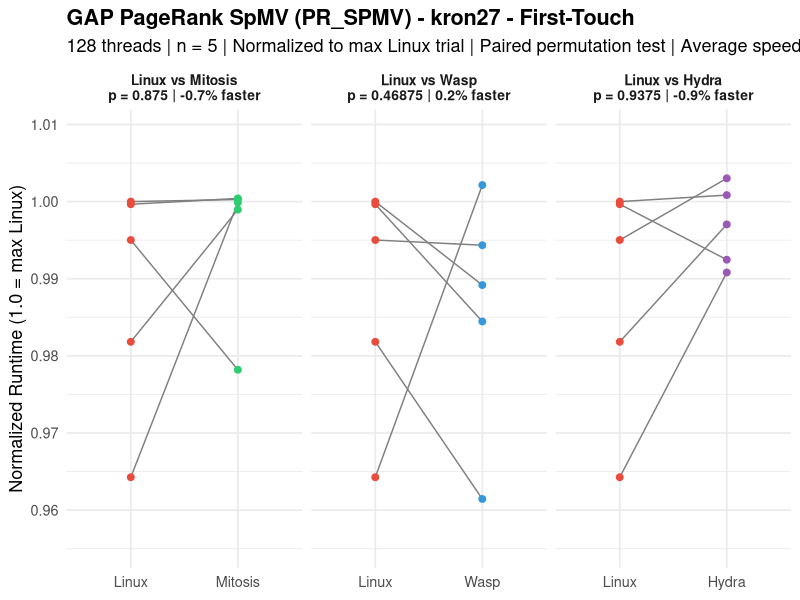
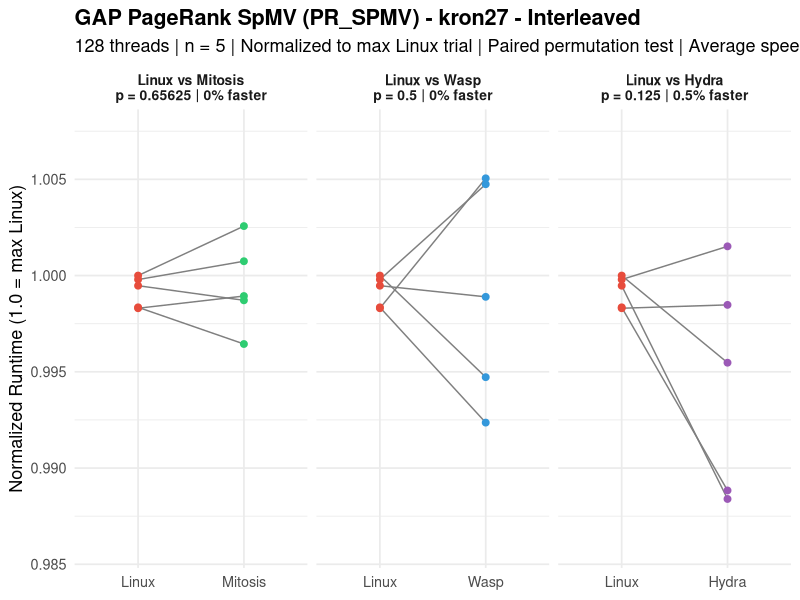
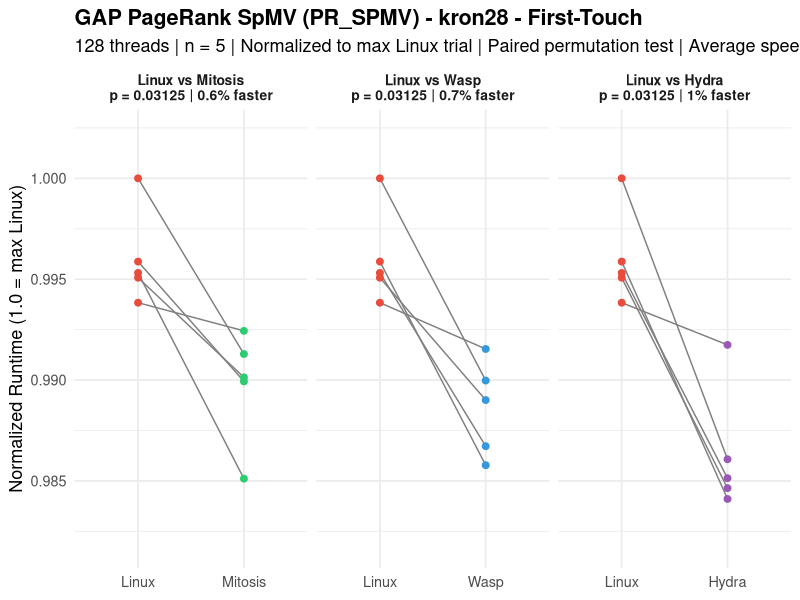
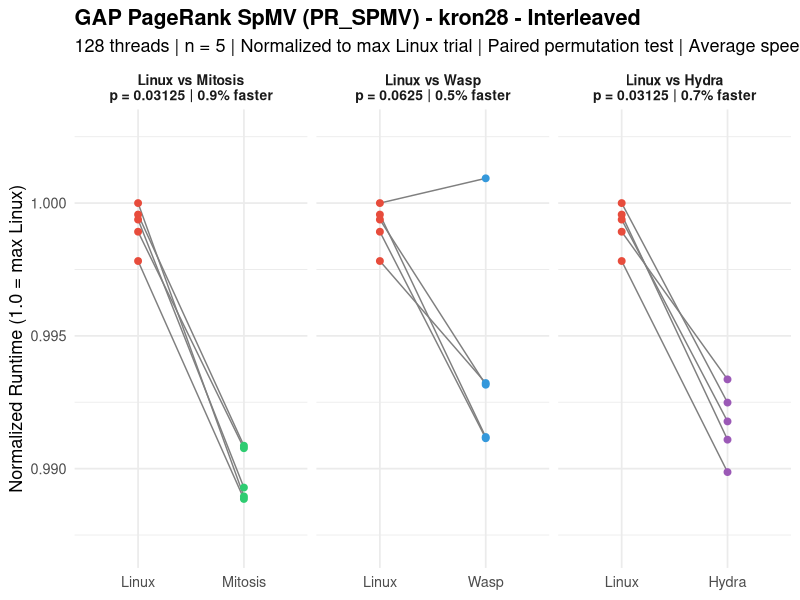
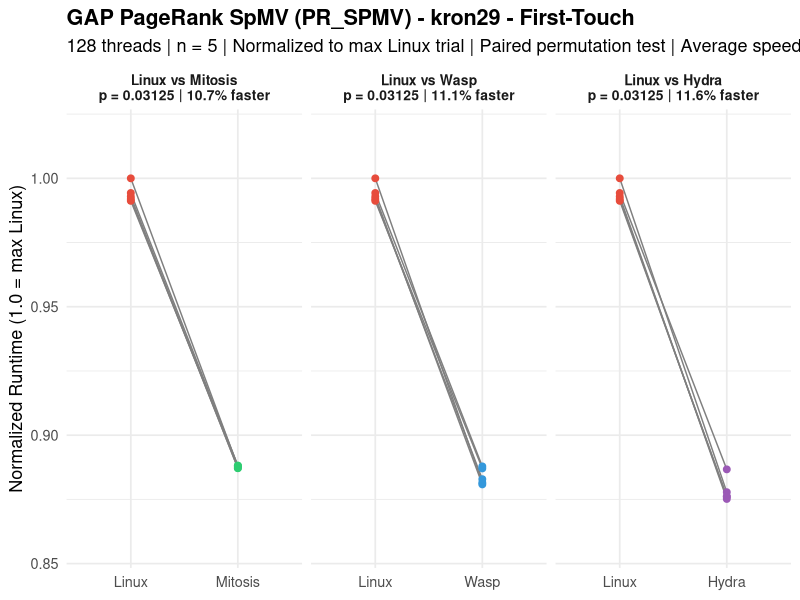
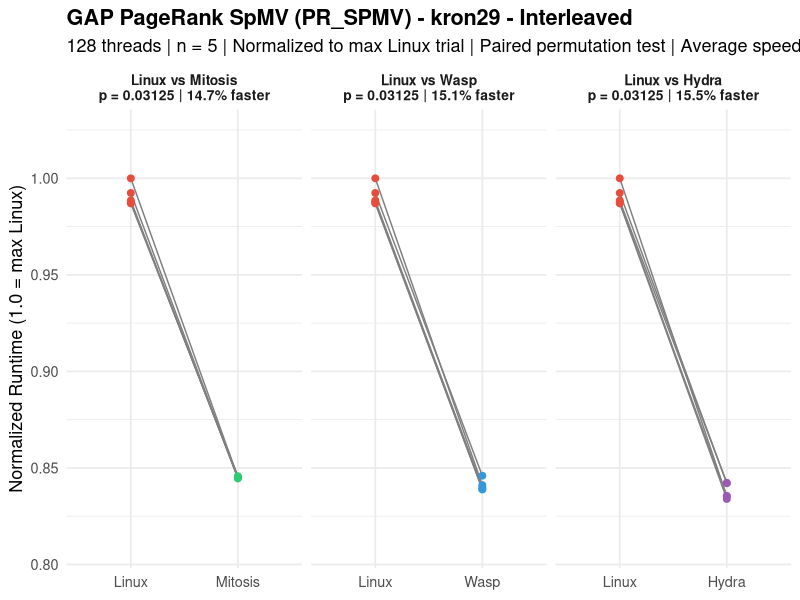
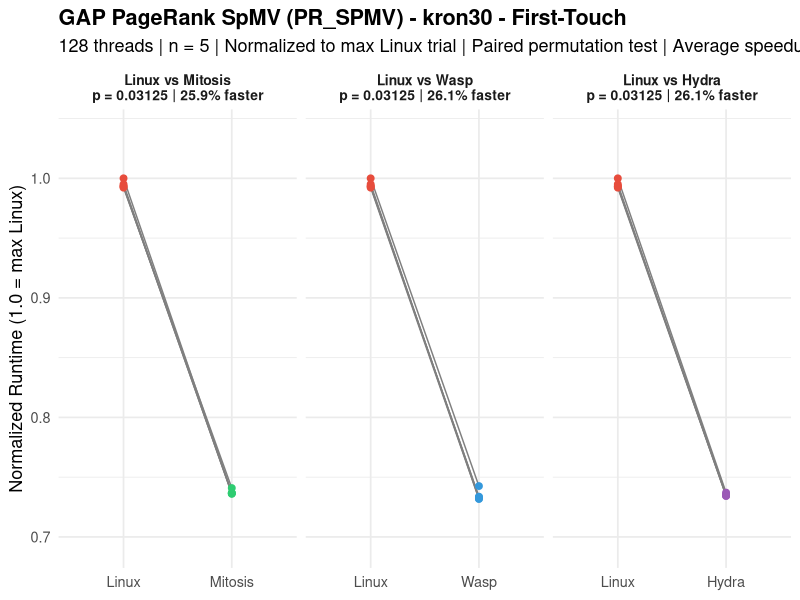
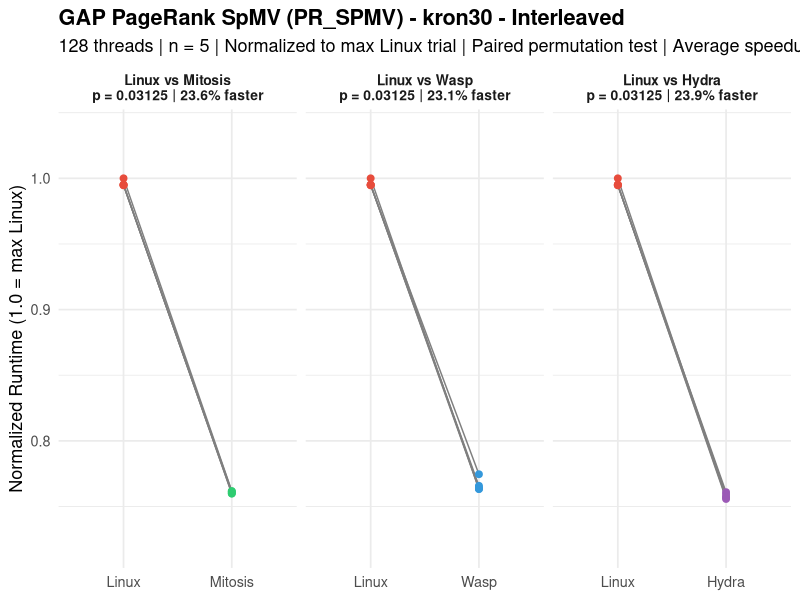

R code for these plots, in order:
###############################################################################
###                              pr_spmv.R                                  ###
###############################################################################

library(ggplot2)

# =============================================================================
# RAW DATA: Trial Times (seconds) – PageRank Sparse Matrix-Vector Multiplication
# Benchmark, 128 threads, n=5, repl_order_9 for hydra
# Source: rawdata.txt
# =============================================================================

data <- list(
  # --- LINUX First-Touch ---
  linux_ft_kron27  = c(5.60689, 5.78571, 5.81468, 5.81268, 5.70899),
  linux_ft_kron28  = c(12.00335, 12.02797, 12.02118, 12.07782, 12.01830),
  linux_ft_kron29  = c(30.82341, 30.78010, 30.72806, 30.75000, 31.00027),
  linux_ft_kron30  = c(80.65777, 80.26017, 80.12596, 80.02661, 80.11251),
  linux_ft_uni27   = c(6.12160, 6.13390, 6.12099, 6.11091, 6.05486),
  linux_ft_uni28   = c(11.82064, 11.83728, 11.83113, 11.81247, 11.82084),
  linux_ft_uni29   = c(28.52539, 28.51833, 28.48190, 28.48557, 28.45805),
  linux_ft_uni30   = c(71.96063, 71.97437, 71.93255, 71.95810, 71.91793),
  linux_ft_twitter = c(4.97456, 4.95015, 4.99015, 4.92900, 4.92827),
  linux_ft_web     = c(2.42009, 2.40084, 2.40088, 2.44765, 2.40095),
  linux_ft_road    = c(0.16269, 0.15891, 0.15537, 0.17054, 0.15079),
  
  # --- LINUX Interleaved ---
  linux_il_kron27  = c(5.51888, 5.51711, 5.52002, 5.51091, 5.51065),
  linux_il_kron28  = c(11.91265, 11.88666, 11.90524, 11.90750, 11.89980),
  linux_il_kron29  = c(31.87374, 31.69995, 31.74806, 32.11746, 31.72002),
  linux_il_kron30  = c(76.13552, 76.17279, 76.54586, 76.16650, 76.16241),
  linux_il_uni27   = c(5.86524, 5.85108, 5.83931, 5.85822, 5.85546),
  linux_il_uni28   = c(11.81841, 11.81925, 11.81216, 11.80873, 11.81934),
  linux_il_uni29   = c(26.92574, 26.92700, 26.95309, 26.98423, 26.98245),
  linux_il_uni30   = c(71.82716, 71.82346, 71.82341, 71.79665, 71.92331),
  linux_il_twitter = c(4.65366, 4.67529, 4.60192, 4.71304, 4.65536),
  linux_il_web     = c(1.52335, 1.52597, 1.52236, 1.53895, 1.52249),
  linux_il_road    = c(0.16916, 0.16413, 0.15742, 0.15640, 0.15765),
  
  # --- MITOSIS Replicated ---
  mitosis_ft_kron27  = c(5.81398, 5.68789, 5.81626, 5.81711, 5.80863),
  mitosis_ft_kron28  = c(11.98649, 11.95624, 11.89802, 11.97262, 11.95867),
  mitosis_ft_kron29  = c(27.53284, 27.50132, 27.53214, 27.50369, 27.52192),
  mitosis_ft_kron30  = c(59.44022, 59.40710, 59.36535, 59.75903, 59.40309),
  mitosis_ft_uni27   = c(6.12154, 6.13060, 6.10742, 6.07150, 6.13219),
  mitosis_ft_uni28   = c(11.80627, 11.80254, 11.82123, 11.81172, 11.81128),
  mitosis_ft_uni29   = c(26.17962, 26.18585, 26.18422, 26.18145, 26.19539),
  mitosis_ft_uni30   = c(54.99734, 55.00058, 54.99837, 55.00940, 54.99479),
  mitosis_ft_twitter = c(5.02839, 5.06497, 4.71827, 5.11537, 5.01923),
  mitosis_ft_web     = c(2.41304, 2.40009, 2.48159, 2.47481, 2.42221),
  mitosis_ft_road    = c(0.19288, 0.16107, 0.15812, 0.16109, 0.15713),
  
  # --- MITOSIS Replicated+Interleaved ---
  mitosis_il_kron27  = c(5.52413, 5.51292, 5.53421, 5.50039, 5.51415),
  mitosis_il_kron28  = c(11.78106, 11.77991, 11.78503, 11.80380, 11.80268),
  mitosis_il_kron29  = c(27.12448, 27.16264, 27.13283, 27.14744, 27.14153),
  mitosis_il_kron30  = c(58.23553, 58.16370, 58.31293, 58.28844, 58.17426),
  mitosis_il_uni27   = c(5.88081, 5.90496, 5.89437, 5.88464, 5.89438),
  mitosis_il_uni28   = c(11.67146, 11.66270, 11.65296, 11.65517, 11.66035),
  mitosis_il_uni29   = c(25.85110, 25.85924, 25.85000, 25.84797, 25.85031),
  mitosis_il_uni30   = c(54.37594, 54.36054, 54.36599, 54.37121, 54.38199),
  mitosis_il_twitter = c(4.68412, 4.62787, 4.57398, 4.57202, 4.49785),
  mitosis_il_web     = c(1.51157, 1.52274, 1.51141, 1.52291, 1.51341),
  mitosis_il_road    = c(0.16513, 0.16168, 0.15689, 0.15482, 0.16831),
  
  # --- WASP First-Touch ---
  wasp_ft_kron27  = c(5.82713, 5.78179, 5.75176, 5.72431, 5.59051),
  wasp_ft_kron28  = c(11.97564, 11.90606, 11.91744, 11.95674, 11.94507),
  wasp_ft_kron29  = c(27.52359, 27.30616, 27.49892, 27.36940, 27.32729),
  wasp_ft_kron30  = c(59.89252, 59.04356, 59.17673, 59.02133, 59.14508),
  wasp_ft_uni27   = c(6.03473, 6.05302, 6.03953, 6.06835, 6.06464),
  wasp_ft_uni28   = c(11.76820, 11.75971, 11.75464, 11.76930, 11.79352),
  wasp_ft_uni29   = c(26.03695, 25.99559, 25.99863, 25.99930, 26.03974),
  wasp_ft_uni30   = c(55.52143, 54.79505, 54.75044, 54.81669, 54.76377),
  wasp_ft_twitter = c(4.95477, 4.96732, 5.04555, 4.81333, 5.01345),
  wasp_ft_web     = c(2.39412, 2.36668, 2.45227, 2.40624, 2.46916),
  wasp_ft_road    = c(0.16689, 0.18125, 0.15231, 0.15215, 0.15709),
  
  # --- WASP Interleaved ---
  wasp_il_kron27  = c(5.54621, 5.51392, 5.49088, 5.47785, 5.54791),
  wasp_il_kron28  = c(11.92376, 11.83193, 11.83116, 11.80771, 11.80715),
  wasp_il_kron29  = c(27.17016, 26.94076, 26.97902, 27.01372, 26.94939),
  wasp_il_kron30  = c(59.29268, 58.52254, 58.43044, 58.61811, 58.43216),
  wasp_il_uni27   = c(5.87198, 5.90998, 5.88703, 5.87663, 5.85593),
  wasp_il_uni28   = c(11.70964, 11.66071, 11.66739, 11.66551, 11.67061),
  wasp_il_uni29   = c(26.01704, 25.76561, 25.77027, 25.77617, 25.76203),
  wasp_il_uni30   = c(55.29072, 54.50910, 54.45751, 54.46230, 54.50668),
  wasp_il_twitter = c(4.64678, 4.59980, 4.34964, 4.56071, 4.65672),
  wasp_il_web     = c(1.51467, 1.52646, 1.52390, 1.54641, 1.50624),
  wasp_il_road    = c(0.20343, 0.18234, 0.15501, 0.16026, 0.15866),
  
  # --- HYDRA Replicated (repl_order_9) ---
  hydra_ft_kron27  = c(5.76124, 5.83223, 5.81959, 5.77086, 5.79748),
  hydra_ft_kron28  = c(11.97809, 11.88585, 11.89830, 11.90961, 11.89232),
  hydra_ft_kron29  = c(27.48782, 27.13043, 27.16357, 27.15631, 27.21258),
  hydra_ft_kron30  = c(59.45102, 59.22243, 59.28094, 59.23622, 59.35713),
  hydra_ft_uni27   = c(6.14914, 6.10252, 6.10504, 6.13405, 6.07960),
  hydra_ft_uni28   = c(11.75540, 11.73895, 11.74194, 11.73961, 11.73610),
  hydra_ft_uni29   = c(26.16183, 25.96191, 25.96865, 25.96134, 25.97278),
  hydra_ft_uni30   = c(54.95750, 54.99185, 54.94955, 54.94748, 54.91970),
  hydra_ft_twitter = c(5.02551, 5.01287, 4.67179, 5.00870, 5.04639),
  hydra_ft_web     = c(2.41967, 2.52560, 2.42986, 2.38019, 2.41342),
  hydra_ft_road    = c(0.16968, 0.16046, 0.15935, 0.15778, 0.15514),
  
  # --- HYDRA Replicated+Interleaved (repl_order_9) ---
  hydra_il_kron27  = c(5.52840, 5.45595, 5.49503, 5.45839, 5.51161),
  hydra_il_kron28  = c(11.82315, 11.79197, 11.81470, 11.80651, 11.83356),
  hydra_il_kron29  = c(27.04466, 26.78330, 27.05287, 26.82670, 26.83521),
  hydra_il_kron30  = c(58.24676, 57.85056, 57.96408, 57.93560, 58.11791),
  hydra_il_uni27   = c(5.85523, 5.85387, 5.82550, 5.86321, 5.85585),
  hydra_il_uni28   = c(11.64904, 11.66142, 11.65592, 11.64159, 11.66950),
  hydra_il_uni29   = c(25.83544, 25.64483, 25.66933, 25.65425, 25.64415),
  hydra_il_uni30   = c(54.38842, 54.27532, 54.28479, 54.30344, 54.28573),
  hydra_il_twitter = c(4.70613, 4.54640, 4.65367, 4.67439, 4.56736),
  hydra_il_web     = c(1.53449, 1.50501, 1.51261, 1.49819, 1.51398),
  hydra_il_road    = c(0.15715, 0.15638, 0.14913, 0.15167, 0.17372)
)

# =============================================================================
# PAIRED PERMUTATION TEST (exact, one-sided: Linux slower → diff > 0)
# =============================================================================

perm_test <- function(baseline, treatment) {
  d <- baseline - treatment
  obs <- mean(d)
  n <- length(d)
  perm_stats <- numeric(2^n)
  for (i in 0:(2^n - 1)) {
    signs <- 2 * as.integer(intToBits(i)[1:n]) - 1
    perm_stats[i + 1] <- mean(signs * abs(d))
  }
  p <- mean(perm_stats >= obs)
  return(list(obs = obs, p = p))
}

# =============================================================================
# RUN ALL TESTS
# =============================================================================

graphs <- c("kron27", "kron28", "kron29", "kron30",
            "uni27", "uni28", "uni29", "uni30",
            "twitter", "web", "road")
policies <- c("ft", "il")
policy_labels <- c(ft = "First-Touch", il = "Interleaved")
systems <- c("mitosis", "wasp", "hydra")

results <- data.frame()

pdf("pr_spmv.pdf", width = 10, height = 5)

for (graph in graphs) {
  for (pol in policies) {
    linux_key <- paste0("linux_", pol, "_", graph)
    for (sys in systems) {
      sys_key <- paste0(sys, "_", pol, "_", graph)
      res <- perm_test(data[[linux_key]], data[[sys_key]])
      results <- rbind(results, data.frame(
        Graph = graph,
        Policy = policy_labels[pol],
        Comparison = paste("Linux vs", tools::toTitleCase(sys)),
        MeanDiff = round(res$obs, 5),
        p_value = res$p,
        stringsAsFactors = FALSE
      ))
    }
  }
}

# Print results table
cat("\n====== PAIRED PERMUTATION TEST RESULTS (exact, one-sided) ======\n")
cat("PageRank Sparse Matrix-Vector Multiplication\n")
cat("128 threads | 5 trials | repl_order_9 for Hydra\n\n")
print(results, row.names = FALSE)

# Count significant results
cat("\n\nSignificant (p < 0.05):", sum(results$p_value < 0.05), "of", nrow(results), "\n")
cat("Non-significant (p >= 0.05):", sum(results$p_value >= 0.05), "of", nrow(results), "\n")

# =============================================================================
# PLOTS: One per graph per policy, with 3 facets (Mitosis, WASP, Hydra)
# =============================================================================

for (graph in graphs) {
  for (pol in policies) {
    linux_key <- paste0("linux_", pol, "_", graph)
    max_linux <- max(data[[linux_key]])
    df_list <- list()
    
    for (sys in systems) {
      sys_key <- paste0(sys, "_", pol, "_", graph)
      res <- perm_test(data[[linux_key]], data[[sys_key]])
      sys_label <- tools::toTitleCase(sys)
      pct <- round(res$obs / mean(data[[linux_key]]) * 100, 1)
      label <- paste0("Linux vs ", sys_label,
                      "\np = ", res$p,
                      " | ", pct, "% faster")
      df_list[[sys]] <- data.frame(
        Trial = rep(1:5, 2),
        Zeit = c(data[[linux_key]] / max_linux, data[[sys_key]] / max_linux),
        Bedingung = factor(rep(c("Linux", sys_label), each = 5),
                           levels = c("Linux", sys_label)),
        Vergleich = label
      )
    }
    
    df <- do.call(rbind, df_list)
    df$Vergleich <- factor(df$Vergleich, levels = unique(df$Vergleich))
    
    # Compute y-axis limits with padding for better spread
    y_min <- min(df$Zeit)
    y_max <- max(df$Zeit)
    y_pad <- (y_max - y_min) * 0.15
    
    p <- ggplot(df, aes(x = Bedingung, y = Zeit)) +
      geom_line(aes(group = Trial), color = "gray50", linewidth = 0.5) +
      geom_point(aes(color = Bedingung), size = 2) +
      scale_color_manual(values = c("Linux" = "#E74C3C",
                                    "Mitosis" = "#2ECC71",
                                    "Wasp" = "#3498DB",
                                    "Hydra" = "#9B59B6")) +
      coord_cartesian(ylim = c(y_min - y_pad, y_max + y_pad)) +
      facet_wrap(~ Vergleich, scales = "free_x") +
      labs(
        title = paste0("GAP PageRank SpMV (PR_SPMV) - ",
                       graph, " - ", policy_labels[pol]),
        subtitle = "128 threads | n = 5 | Normalized to max Linux trial | Paired permutation test | Average speedup",
        x = NULL,
        y = "Normalized Runtime (1.0 = max Linux)"
      ) +
      theme_minimal(base_size = 13) +
      theme(legend.position = "none",
            plot.title = element_text(face = "bold"),
            strip.text = element_text(face = "bold", size = 10))
    
    print(p)
  }
}

dev.off()
cat("Saved all plots to pr_spmv.pdf\n")
